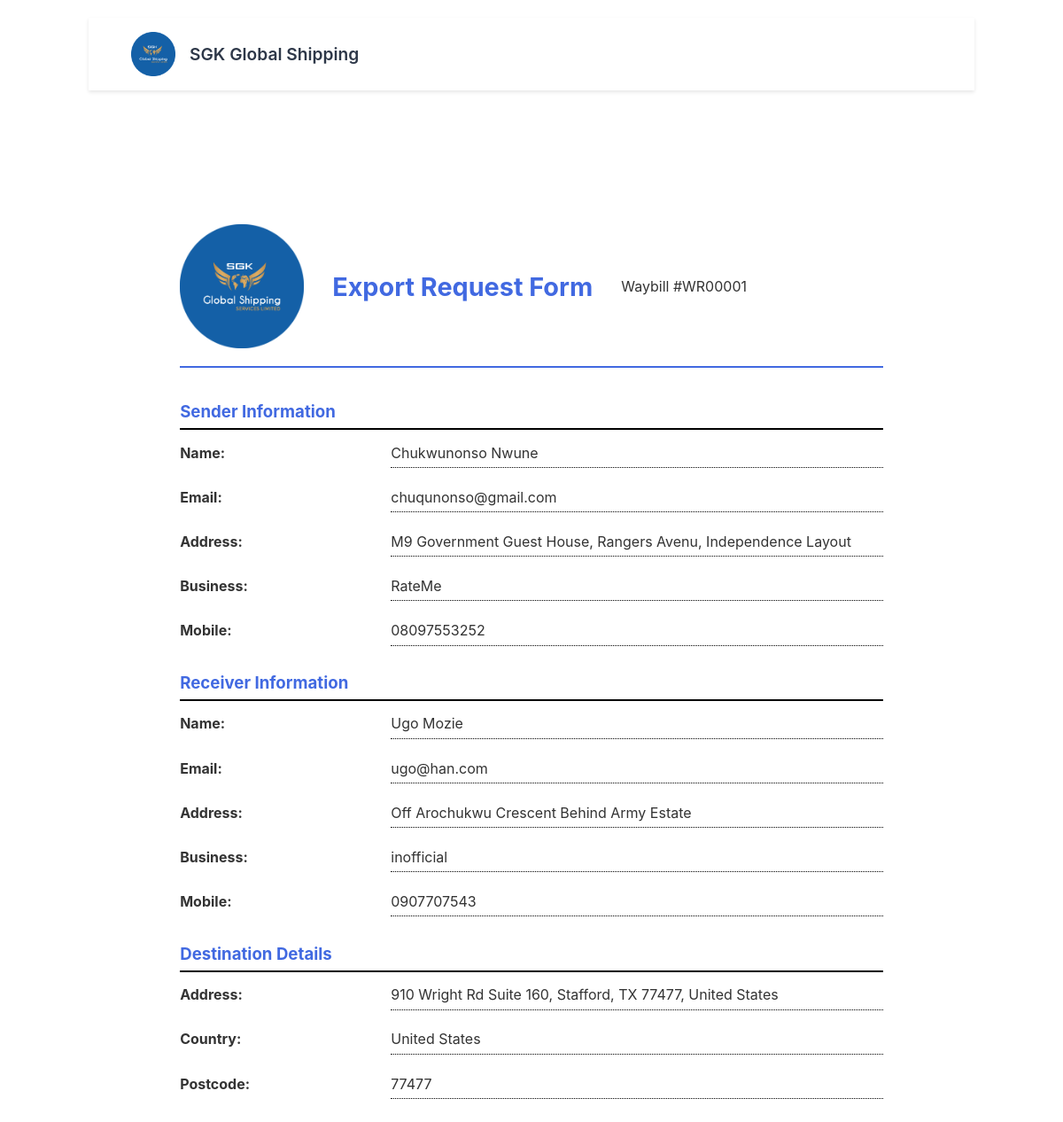
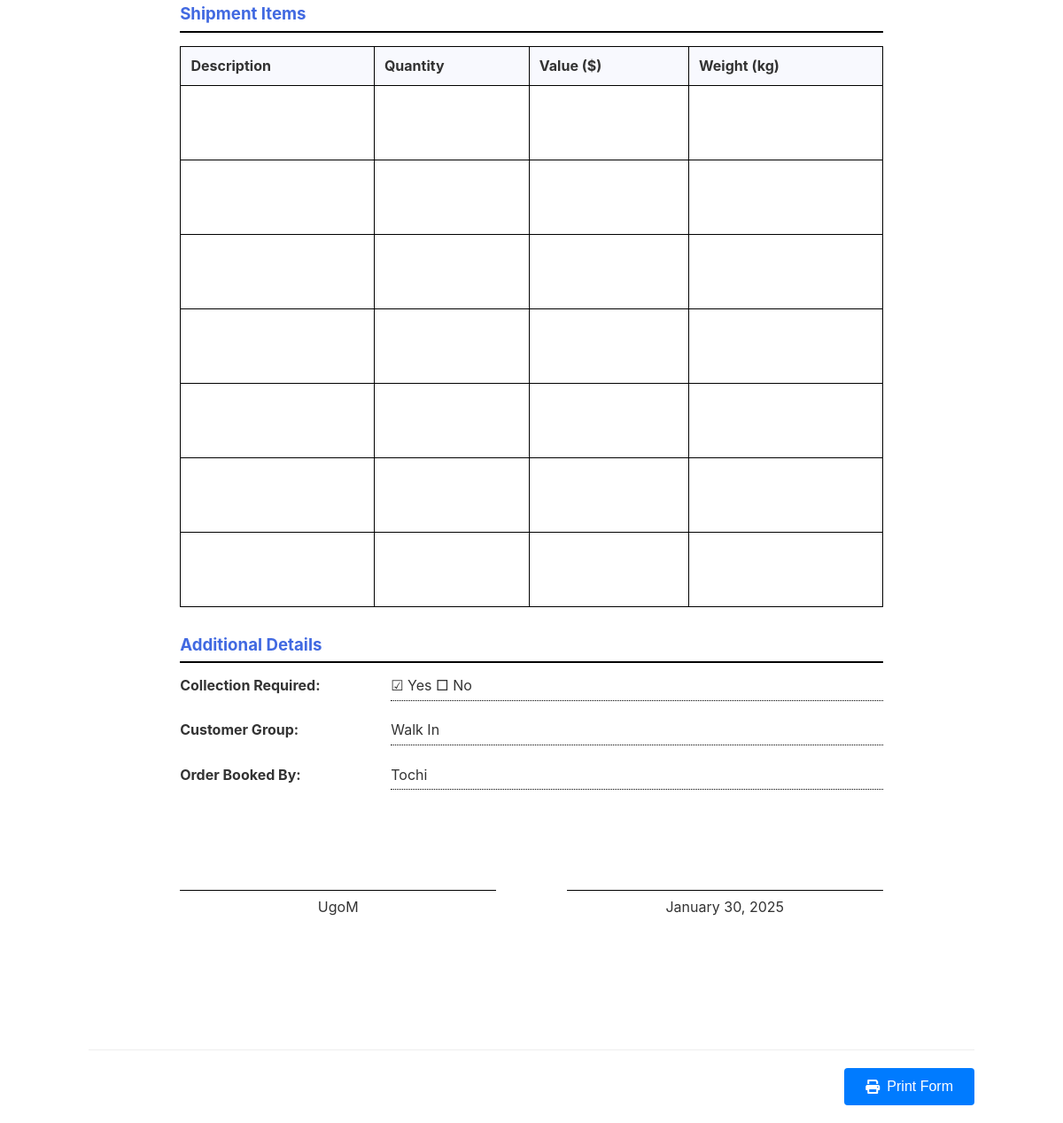
/print-form/1, run on an earlier commit of the app's database (2 pictures, top to bottom).
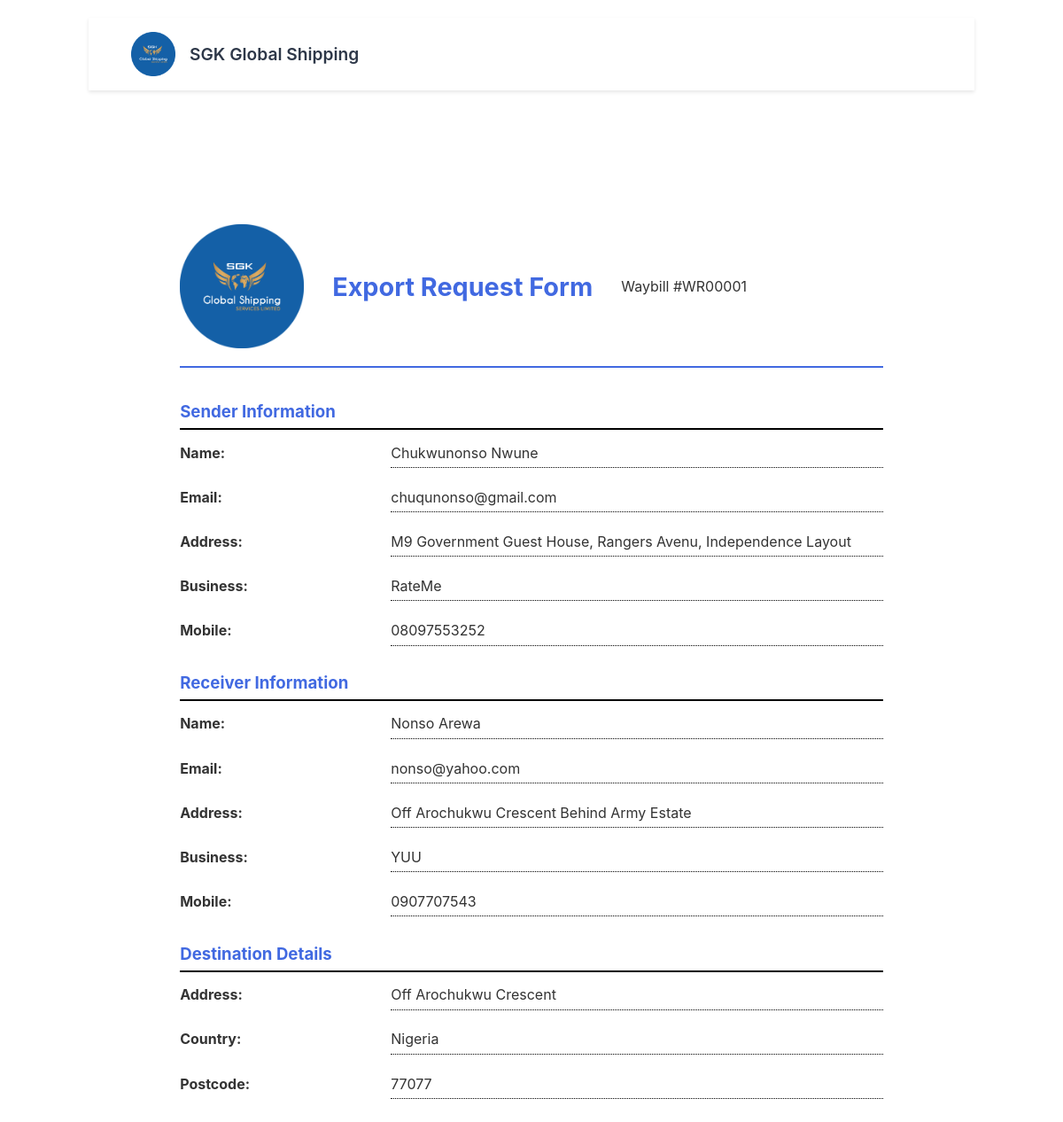
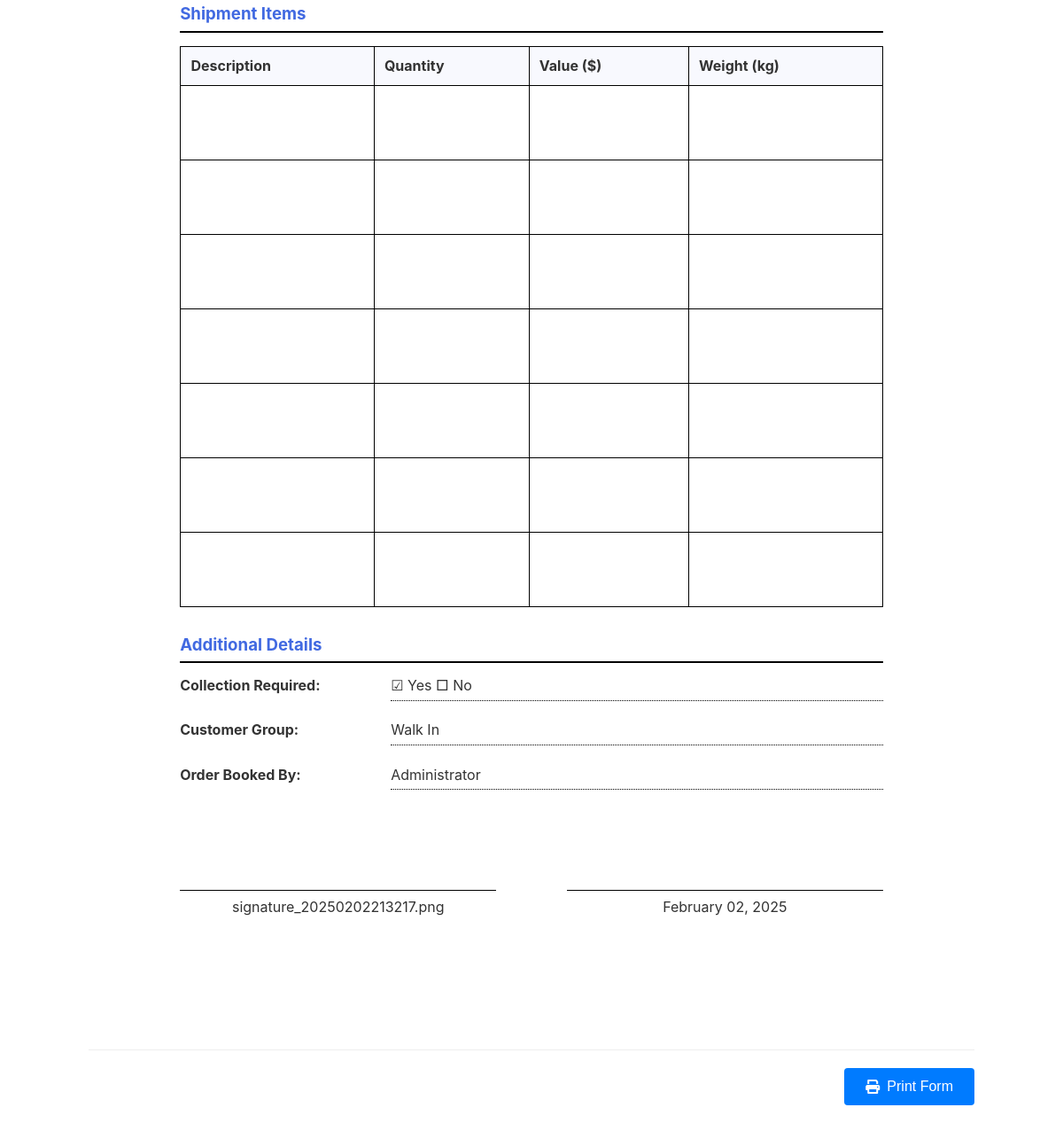
And on a later commit of the database (2 pictures, top to bottom).
### app.py (models this page shows, shortened)
class ExportRequest(db.Model):
    id = db.Column(db.Integer, primary_key=True)
    waybill_number = db.Column(db.String(50), nullable=False)
    created_at = db.Column(db.DateTime, default=db.func.current_timestamp())
    items = db.relationship('ItemDetail', backref='export_request', lazy=True)
    sender_name = db.Column(db.String(100), nullable=False)
    sender_email = db.Column(db.String(120))
    sender_address = db.Column(db.String(200))
    sender_business = db.Column(db.String(100))
    sender_mobile = db.Column(db.String(20), nullable=False)
    receiver_name = db.Column(db.String(100), nullable=False)
    receiver_email = db.Column(db.String(120))
    receiver_address = db.Column(db.String(200))
    receiver_business = db.Column(db.String(100))
    receiver_mobile = db.Column(db.String(20), nullable=False)
    destination_address = db.Column(db.String(200))
    destination_country = db.Column(db.String(100))
    destination_postcode = db.Column(db.String(20))
    freight_pricing = db.Column(db.Float, default=0)
    additional_charges = db.Column(db.Float, default=0)
    pickup_charge = db.Column(db.Float, default=0)
    handling_fees = db.Column(db.Float, default=0)
    crating = db.Column(db.Float, default=0)
    insurance_charge = db.Column(db.Float, default=0)
    is_collection = db.Column(db.Boolean, default=False)
    customer_group = db.Column(db.String(100))
    order_booked_by = db.Column(db.String(100))
    sender_signature = db.Column(db.String(500))
    status = db.Column(db.String(50), default='draft')  # draft, saved, completed

### app.py (the view)
@app.route('/print-form/<int:id>')
def print_form(id):
    try:
        request_data = ExportRequest.query.get_or_404(id)
        logger.debug(f'Accessing print form for export request {id}')
        logger.debug(f'Found export request: {request_data.waybill_number}')
        subtotal = sum([
            request_data.freight_pricing or 0,
            request_data.additional_charges or 0,
            request_data.pickup_charge or 0,
            request_data.handling_fees or 0,
            request_data.crating or 0,
            request_data.insurance_charge or 0
        ])
        vat = subtotal * 0.07
        total = subtotal + vat
        logger.debug(f'Calculated subtotal: {subtotal}, VAT: {vat}, Total: {total}')
        return render_template('print_form.html',
                            request=request_data,
                            subtotal=subtotal,
                            vat=vat,
                            total=total)
    except Exception as e:
        logger.error(f'Error in print form route: {str(e)}')
        raise

### app.py (called while the page is built)
@app.before_request
def log_request_info():
    logger.debug('-------------------------')
    logger.debug(f'Endpoint: {request.endpoint}')
    logger.debug(f'Method: {request.method}')
    logger.debug(f'URL: {request.url}')
    logger.debug('-------------------------')

### templates/print_form.html (shortened to what this page needs)
{% extends "base.html" %}
{% block content %}
<div class="print-form">
    <div class="company-header">
        <img src="{{ url_for('static', filename='images/SGKlogo.png') }}" alt="SGK Global Shipping" class="company-logo">
        <h1>Export Request Form</h1>
        <p>Waybill #{{ request.waybill_number }}</p>
    </div>
    <div class="form-section">
        <div class="section-title">Sender Information</div>
        <div class="input-row">
            <div class="input-label">Name:</div>
            <div class="input-field">{{ request.sender_name }}</div>
        </div>
        <div class="input-row">
            <div class="input-label">Email:</div>
            <div class="input-field">{{ request.sender_email or '' }}</div>
        </div>
        <div class="input-row">
            <div class="input-label">Address:</div>
            <div class="input-field">{{ request.sender_address or '' }}</div>
        </div>
        <div class="input-row">
            <div class="input-label">Business:</div>
            <div class="input-field">{{ request.sender_business or '' }}</div>
        </div>
        <div class="input-row">
            <div class="input-label">Mobile:</div>
            <div class="input-field">{{ request.sender_mobile }}</div>
        </div>
    </div>
    <div class="form-section">
        <div class="section-title">Receiver Information</div>
        <div class="input-row">
            <div class="input-label">Name:</div>
            <div class="input-field">{{ request.receiver_name }}</div>
        </div>
        <div class="input-row">
            <div class="input-label">Email:</div>
            <div class="input-field">{{ request.receiver_email or '' }}</div>
        </div>
        <div class="input-row">
            <div class="input-label">Address:</div>
            <div class="input-field">{{ request.receiver_address or '' }}</div>
        </div>
        <div class="input-row">
            <div class="input-label">Business:</div>
            <div class="input-field">{{ request.receiver_business or '' }}</div>
        </div>
        <div class="input-row">
            <div class="input-label">Mobile:</div>
            <div class="input-field">{{ request.receiver_mobile }}</div>
        </div>
    </div>
    <div class="form-section">
        <div class="section-title">Destination Details</div>
        <div class="input-row">
            <div class="input-label">Address:</div>
            <div class="input-field">{{ request.destination_address or '' }}</div>
        </div>
        <div class="input-row">
            <div class="input-label">Country:</div>
            <div class="input-field">{{ request.destination_country or '' }}</div>
        </div>
        <div class="input-row">
            <div class="input-label">Postcode:</div>
            <div class="input-field">{{ request.destination_postcode or '' }}</div>
        </div>
    </div>
    <div class="form-section">
        <div class="section-title">Shipment Items</div>
        <table class="items-table">
            <thead>
                <tr>
                    <th>Description</th>
                    <th>Quantity</th>
                    <th>Value ($)</th>
                    <th>Weight (kg)</th>
                </tr>
            </thead>
            <tbody>
                {% for i in range(7) %}
                <tr>
                    <td></td>
                    <td></td>
                    <td></td>
                    <td></td>
                </tr>
                {% endfor %}
            </tbody>
        </table>
    </div>
    <div class="form-section">
        <div class="section-title">Additional Details</div>
        <div class="input-row">
            <div class="input-label">Collection Required:</div>
            <div class="input-field">{% if request.is_collection %}☑ Yes □ No{% else %}□ Yes ☑ No{% endif %}</div>
        </div>
        <div class="input-row">
            <div class="input-label">Customer Group:</div>
            <div class="input-field">{{ request.customer_group or '' }}</div>
        </div>
        <div class="input-row">
            <div class="input-label">Order Booked By:</div>
            <div class="input-field">{{ request.order_booked_by or '' }}</div>
        </div>
    </div>
    <div class="signature-section">
        <div class="signature-box">
            <div class="signature-line">{{ request.sender_signature or 'Sender\'s Signature' }}</div>
        </div>
        <div class="signature-box">
            <div class="signature-line">{{ request.created_at.strftime('%B %d, %Y') }}</div>
        </div>
    </div>
</div>
<div class="action-buttons">
    <button onclick="window.print()" class="action-button primary">
        <i class="fas fa-print"></i> Print Form
    </button>
</div>
{% endblock %}

### templates/base.html (shortened to what this page needs)
<!DOCTYPE html>
<html lang="en">
<head>
    <link rel="stylesheet" href="{{ url_for('static', filename='css/styles.css') }}">
    <link rel="stylesheet" href="https://cdnjs.cloudflare.com/ajax/libs/font-awesome/6.0.0/css/all.min.css">
</head>
<body>
    <nav class="main-nav">
        <div class="nav-brand">
            <img src="{{ url_for('static', filename='images/SGKlogo.png') }}" alt="SGK Global Shipping" class="nav-logo">
            <span class="brand-text">SGK Global Shipping</span>
        </div>
    </nav>
    <main class="main-content">
        {% block content %}{% endblock %}
    </main>
</body>
</html>

### static/css/styles.css (style rules this page uses)
body { font-family: -apple-system, BlinkMacSystemFont, 'Segoe UI', Roboto, sans-serif; max-width: 1000px; margin: 0 auto; padding: 20px; color: #333; }
.section-title { font-size: 1.2em; color: #4169E1; margin-bottom: 15px; display: flex; align-items: center; gap: 8px; }
.submit-btn, .action-button { width: 100%; padding: 12px 24px; background: #4169E1; color: white; border: none; border-radius: 4px; cursor: pointer; font-size: 16px; text-decoration: none; transition: background-color 0.2s; }
.action-buttons { display: flex; gap: 15px; justify-content: center; margin-top: 30px; padding-top: 20px; border-top: 1px solid #eee; }
.action-button { width: auto; display: inline-flex; align-items: center; gap: 8px; }
.company-header { display: flex; align-items: center; gap: 20px; margin-bottom: 30px; padding-bottom: 20px; border-bottom: 2px solid #4169E1; }
.company-logo { width: 100px; height: auto; }
.company-header h1 { color: #4169E1; font-size: 1.8em; margin: 0; }
.main-nav { background: #fff; box-shadow: 0 2px 4px rgba(0,0,0,0.1); padding: 1rem 0; margin-bottom: 2rem; }
.nav-logo { display: flex; align-items: center; }
.company-header { display: flex; align-items: center; gap: 2rem; margin-bottom: 1rem; }
.company-logo { width: 120px; height: auto; }
.items-table { padding: 1rem; }
.items-table th { background: #f8f9fa; padding: 0.75rem; text-align: left; border-bottom: 2px solid #dee2e6; }
.items-table td { padding: 0.75rem; border-bottom: 1px solid #dee2e6; }
.action-buttons { display: flex; gap: 1rem; justify-content: flex-end; }
.action-button { padding: 0.75rem 1.5rem; border: none; border-radius: 4px; font-size: 1rem; cursor: pointer; display: inline-flex; align-items: center; gap: 0.5rem; text-decoration: none; transition: background-color 0.2s; }
.action-button.primary { background: #007bff; color: white; }

### templates/print_form.html (style rules this page uses)
.print-form { max-width: 210mm; margin: 20mm auto; padding: 20mm; background: white; }
.company-header { text-align: center; margin-bottom: 10mm; }
.company-logo { width: 140px; height: auto; }
.form-section { margin-bottom: 8mm; }
.section-title { font-size: 14pt; font-weight: bold; margin-bottom: 4mm; border-bottom: 2px solid #000; padding-bottom: 2mm; }
.input-row { display: flex; margin-bottom: 6mm; }
.input-label { width: 30%; font-weight: bold; }
.input-field { width: 70%; border-bottom: 1px dotted #000; height: 7mm; }
.items-table { width: 100%; border-collapse: collapse; margin-bottom: 8mm; }
.items-table th { border: 1px solid #000; padding: 3mm; text-align: left; background: #f8f9fe; }
.items-table td { border: 1px solid #000; padding: 6mm 3mm; height: 10mm; }
.signature-section { display: flex; justify-content: space-between; margin-top: 15mm; }
.signature-box { width: 45%; }
.signature-line { border-top: 1px solid #000; margin-top: 15mm; padding-top: 2mm; text-align: center; }

### templates/base.html (style rules this page uses)
.nav-brand { display: flex; align-items: center; gap: 1rem; padding: 0.5rem 1rem; }
.nav-logo { width: 50px; height: auto; object-fit: contain; }
.brand-text { font-size: 1.2rem; font-weight: 600; color: #2d3748; white-space: nowrap; }
.main-nav { display: flex; justify-content: space-between; align-items: center; padding: 0.5rem 2rem; background: white; box-shadow: 0 2px 4px rgba(0,0,0,0.1); }

What changed in the data, as far as the page shows it:
changed ExportRequest "WR00001": receiver_name "Ugo Mozie" → "Nonso Arewa"; receiver_email "ugo@han.com" → "nonso@yahoo.com"; receiver_business "inofficial" → "YUU"; destination_address "910 Wright Rd Suite 160, Stafford, TX 77477, United States" → "Off Arochukwu Crescent"; destination_country "United States" → "Nigeria"; destination_postcode "77477" → "77077"; order_booked_by "Tochi" → "Administrator"; sender_signature "UgoM" → "signature_20250202213217.png"; created_at "January 30, 2025" → "February 02, 2025"
